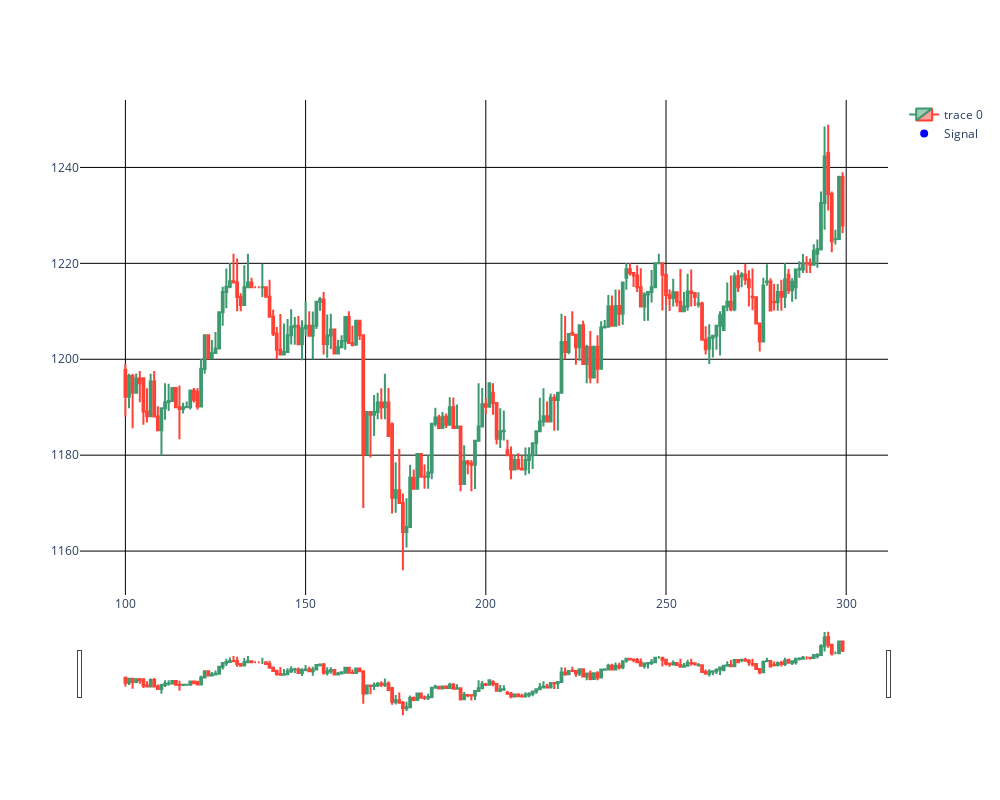

The code cell stored with this chart in its notebook:
### Code cell
dfpl = df[100:300]

fig = go.Figure(data=[go.Candlestick(x=dfpl.index,
                open=dfpl['open'],
                high=dfpl['high'],
                low=dfpl['low'],
                close=dfpl['close'])])

fig.update_layout(
    autosize=False,
    width=1000,
    height=800, 
    paper_bgcolor='white',
    plot_bgcolor='white')
fig.update_xaxes(gridcolor='black')
fig.update_yaxes(gridcolor='black')
fig.add_scatter(x=dfpl.index, y=dfpl['pointpos'], mode="markers",
                marker=dict(size=8, color="blue"),
                name="Signal")
fig.show()

### Figure 1 — Plotly figure (JSON) as saved in the notebook; plotly's stock layout.template omitted (floating-point values rounded to 4 significant figures; data arrays with more than 128 entries replaced by an {"elided": "..."} marker saying what was removed)
{"data": [{"close": {"elided": "200 float values"}, "high": {"elided": "200 float values"}, "low": {"elided": "200 float values"}, "open": {"elided": "200 float values"}, "type": "candlestick", "x": {"elided": "200 int values"}}, {"marker": {"color": "blue", "size": 8}, "mode": "markers", "name": "Signal", "type": "scatter", "x": {"elided": "200 int values"}, "y": {"elided": "200 null values"}}], "layout": {"autosize": false, "height": 800, "paper_bgcolor": "white", "plot_bgcolor": "white", "width": 1000, "xaxis": {"gridcolor": "black"}, "yaxis": {"gridcolor": "black"}}}
